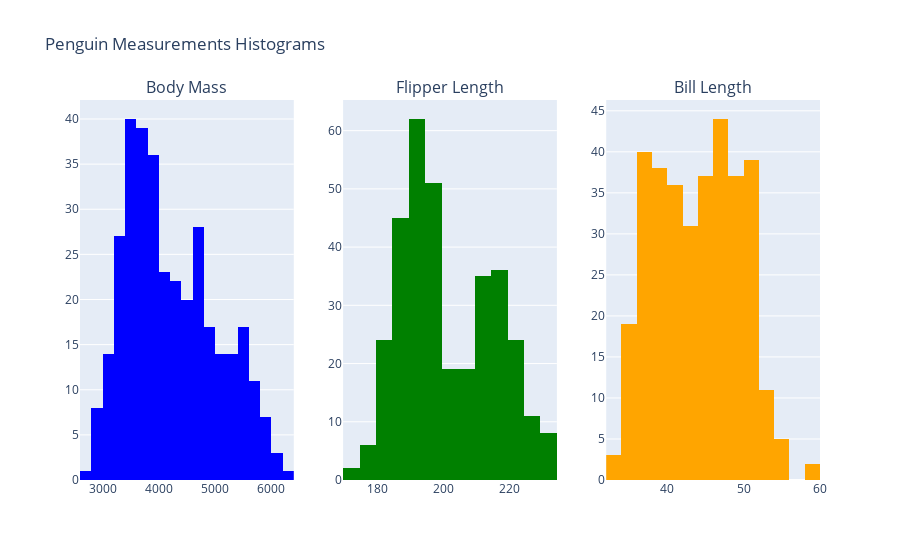

The notebook cell this image was saved under:
### Markdown cell above
I finally asked the chatbot to give me the histograms in different panels but in the same figure, and it gave me the following code:

### Code cell
import plotly.express as px
from plotly.subplots import make_subplots
import plotly.graph_objects as go

# Create a subplot with 3 panels (one row, three columns)
fig = make_subplots(rows=1, cols=3, subplot_titles=("Body Mass", "Flipper Length", "Bill Length"))

# Histogram for body mass
fig.add_trace(
    go.Histogram(x=penguins['body_mass_g'], name='Body Mass', marker_color='blue'),
    row=1, col=1
)

# Histogram for flipper length
fig.add_trace(
    go.Histogram(x=penguins['flipper_length_mm'], name='Flipper Length', marker_color='green'),
    row=1, col=2
)

# Histogram for bill length
fig.add_trace(
    go.Histogram(x=penguins['bill_length_mm'], name='Bill Length', marker_color='orange'),
    row=1, col=3
)

# Update layout
fig.update_layout(title_text="Penguin Measurements Histograms", showlegend=False)

# Show the figure
fig.show()

### Figure 1 — Plotly figure (JSON) as saved in the notebook; plotly's stock layout.template omitted (floating-point values rounded to 4 significant figures; data arrays with more than 128 entries replaced by an {"elided": "..."} marker saying what was removed)
{"data": [{"marker": {"color": "blue"}, "name": "Body Mass", "type": "histogram", "x": {"elided": "344 int values"}, "xaxis": "x", "yaxis": "y"}, {"marker": {"color": "green"}, "name": "Flipper Length", "type": "histogram", "x": {"elided": "344 int values"}, "xaxis": "x2", "yaxis": "y2"}, {"marker": {"color": "orange"}, "name": "Bill Length", "type": "histogram", "x": {"elided": "344 float values"}, "xaxis": "x3", "yaxis": "y3"}], "layout": {"annotations": [{"font": {"size": 16}, "showarrow": false, "text": "Body Mass", "x": 0.1444, "xanchor": "center", "xref": "paper", "y": 1, "yanchor": "bottom", "yref": "paper"}, {"font": {"size": 16}, "showarrow": false, "text": "Flipper Length", "x": 0.5, "xanchor": "center", "xref": "paper", "y": 1, "yanchor": "bottom", "yref": "paper"}, {"font": {"size": 16}, "showarrow": false, "text": "Bill Length", "x": 0.8556, "xanchor": "center", "xref": "paper", "y": 1, "yanchor": "bottom", "yref": "paper"}], "showlegend": false, "title": {"text": "Penguin Measurements Histograms"}, "xaxis": {"anchor": "y", "domain": [0, 0.2889]}, "xaxis2": {"anchor": "y2", "domain": [0.3556, 0.6444]}, "xaxis3": {"anchor": "y3", "domain": [0.7111, 1]}, "yaxis": {"anchor": "x", "domain": [0, 1]}, "yaxis2": {"anchor": "x2", "domain": [0, 1]}, "yaxis3": {"anchor": "x3", "domain": [0, 1]}}}
